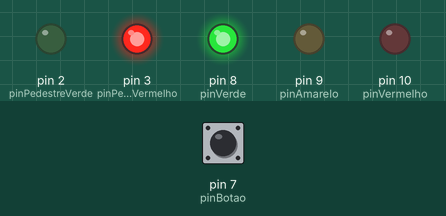
Recording of a sketch running on a simulated Arduino Uno, built with avr-gcc and run on an emulated ATmega328P. On the bench: output pins drawn as LEDs (lit = HIGH). The inputs (shaded band) are chosen by the test bench; at power-on: pin 7 (pinBotao) HIGH.

Above: at 0.1 s.
Timing chart, 0 to 1.6 s (numbered marks = the images above):
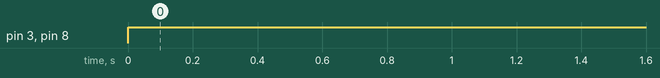

Measured:
- by itself, pin 3 (pinPedestreVermelho), pin 8 (pinVerde): LOW → HIGH at 0.00 s

The sketch:

PROJETO_SEMAFORO.ino
```cpp
int pinVermelho = 10;
int pinAmarelo = 9;
int pinVerde = 8;
int pinBotao = 7;

int pinPedestreVermelho = 3;
int pinPedestreVerde = 2;

int faseSemaforo;

int estadoBotao;

int ultimoEstadoBotao;

int tempopisca = 0;
int estadoPisca = HIGH;

void setup() {
  Serial.begin(9600);
  pinMode (pinVermelho , OUTPUT);
  pinMode (pinAmarelo , OUTPUT);
  pinMode (pinVerde , OUTPUT);
  pinMode (pinBotao , INPUT);
  pinMode (pinPedestreVermelho , OUTPUT);
  pinMode (pinPedestreVerde , OUTPUT);

  ultimoEstadoBotao = digitalRead (pinBotao);
  faseSemaforo = 1;
}

void loop() {

  estadoBotao = digitalRead (pinBotao);

  if (estadoBotao == LOW && estadoBotao < 4 && ultimoEstadoBotao == HIGH ) {
    faseSemaforo = faseSemaforo ++;
  }
  else {
    faseSemaforo = 1;
  }
  ultimoEstadoBotao = estadoBotao;


  if (faseSemaforo == 1) {
    digitalWrite (pinVermelho, LOW);
    digitalWrite (pinAmarelo, LOW);
    digitalWrite (pinVerde, HIGH);

    digitalWrite (pinPedestreVermelho, HIGH);
    digitalWrite (pinPedestreVerde, LOW);
  }
  if (faseSemaforo == 2) {
    digitalWrite (pinVermelho, LOW);
    digitalWrite (pinAmarelo, HIGH);
    digitalWrite (pinVerde, LOW);

    digitalWrite (pinPedestreVermelho, HIGH);
    digitalWrite (pinPedestreVerde, LOW);
  }
  if (faseSemaforo == 3) {
    digitalWrite (pinVermelho, HIGH);
    digitalWrite (pinAmarelo, LOW);
    digitalWrite (pinVerde, LOW);

    digitalWrite (pinPedestreVermelho, LOW);
    digitalWrite (pinPedestreVerde, HIGH);
  }
  if (faseSemaforo == 4) {
    digitalWrite (pinVermelho, HIGH);
    digitalWrite (pinAmarelo, LOW);
    digitalWrite (pinVerde, LOW);

    tempopisca = tempopisca ++;
    if (tempopisca == 400) {
    estadoPisca = !estadoPisca;
    tempopisca = 0;
  }

  digitalWrite (pinPedestreVermelho, LOW);
  digitalWrite (pinPedestreVerde, estadoPisca);
}
delay(1);
}
```
